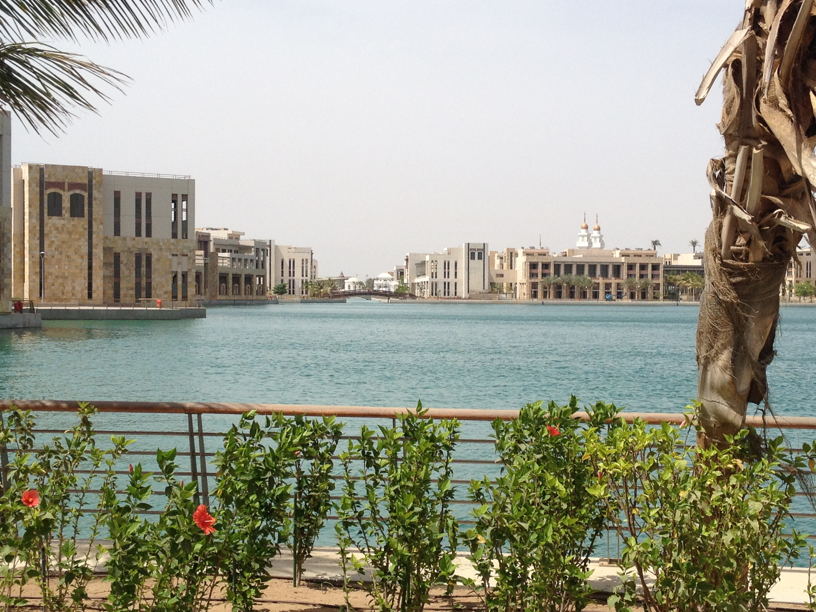
%> input picture HW02_Image-Stitching/prob2/stitching_images/im01.png, 816 x 612 px
$ octave main_1_detect_sift.m   (GNU Octave 9; MATLAB toolbox functions it lacks are replaced by stand-ins)
%> lines starting %> are read from the running program, lines starting %| are printed output that depends on the picture
### HW02_Image-Stitching/prob2/cal_sift.m
function [matches,scores,F1, F2] = cal_sift(img1,img2)
%  descriptor, feature with size 128

[F1, D1] = vl_sift(img1);
[F2, D2] = vl_sift(img2);
% D: 128 x N. feature
% Each column of F is a feature frame and has the format [X;Y;S;TH]

[matches, scores] = vl_ubcmatch (D1, D2, 1/0.6667);
end

### HW02_Image-Stitching/prob2/main_1_detect_sift.m
% For Homework 2.1
% sift detection.

%% load images.
data_dir = fullfile('.','stitching_images');
img1 = imread(fullfile(data_dir, 'im01.png'));
%> img1 is the input picture: size 612x816x3 uint8; mean R, G, B 155.5, 156.2, 140.1
img2 = imread(fullfile(data_dir, 'im02.png'));
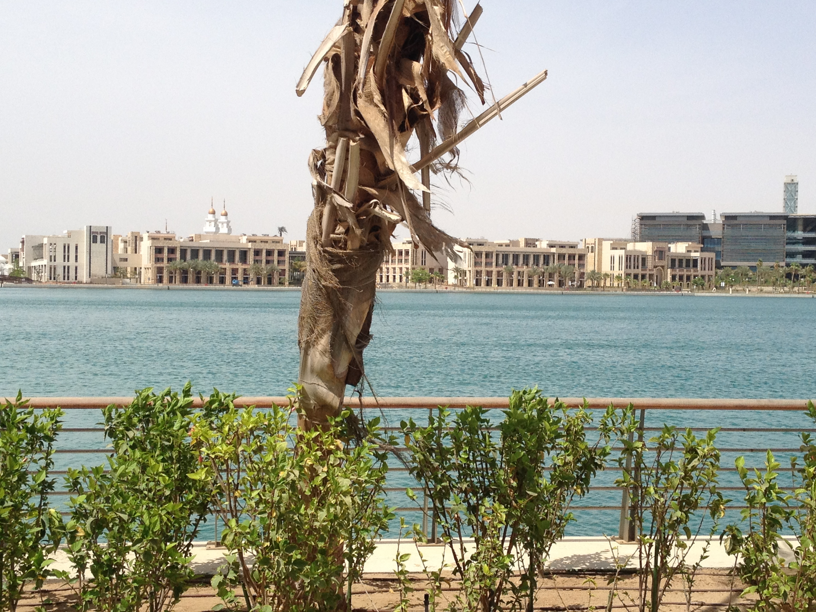
%> input picture HW02_Image-Stitching/prob2/stitching_images/im02.png, 816 x 612 px
%> img2 is the input picture: size 612x816x3 uint8; mean R, G, B 161.3, 162.2, 147.4

%% SIFT
img_grey1 = im2single(rgb2gray(img1));
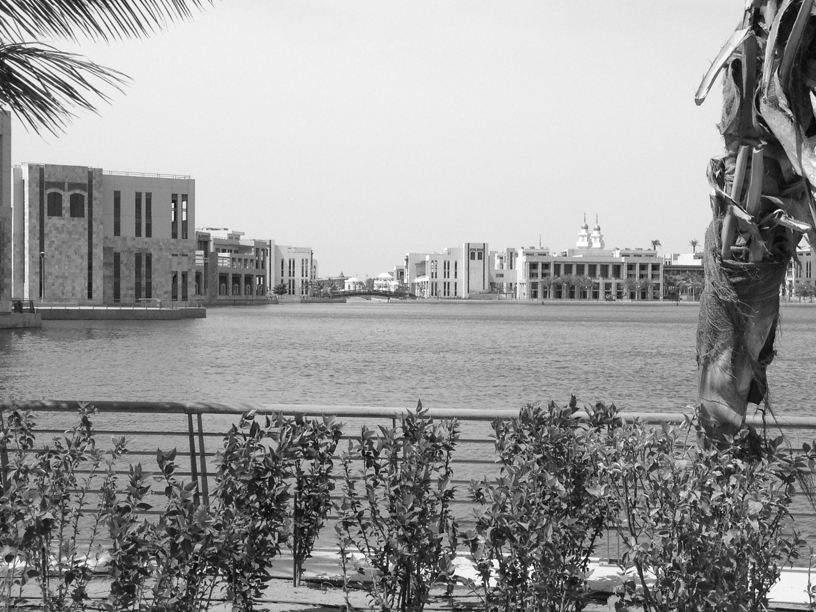
%> img_grey1: size 612x816 single; min 0.0118, max 1, mean 0.604
img_grey2 = im2single(rgb2gray(img2));
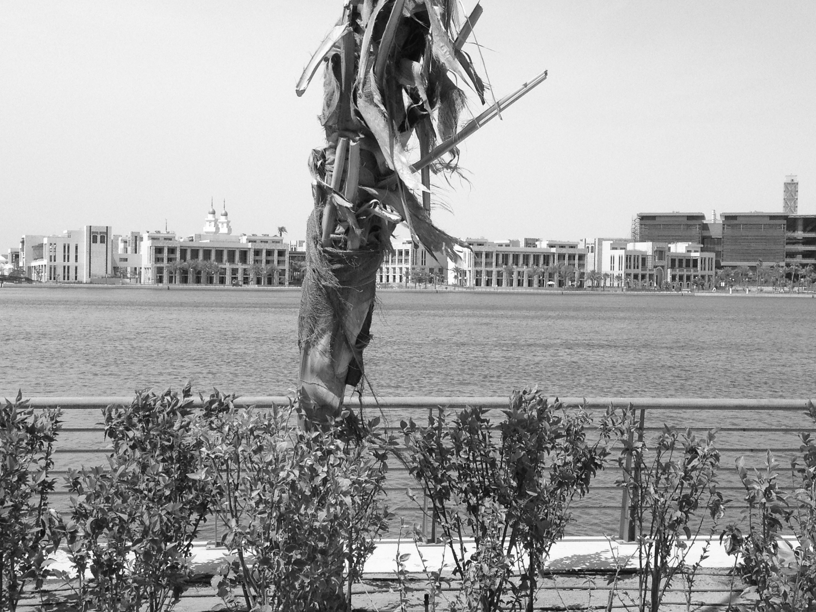
%> img_grey2: size 612x816 single; min 0.0196, max 1, mean 0.628
%> the run ends on the next line
[matches,scores,F1, F2] = cal_sift(img_grey1,img_grey2);
